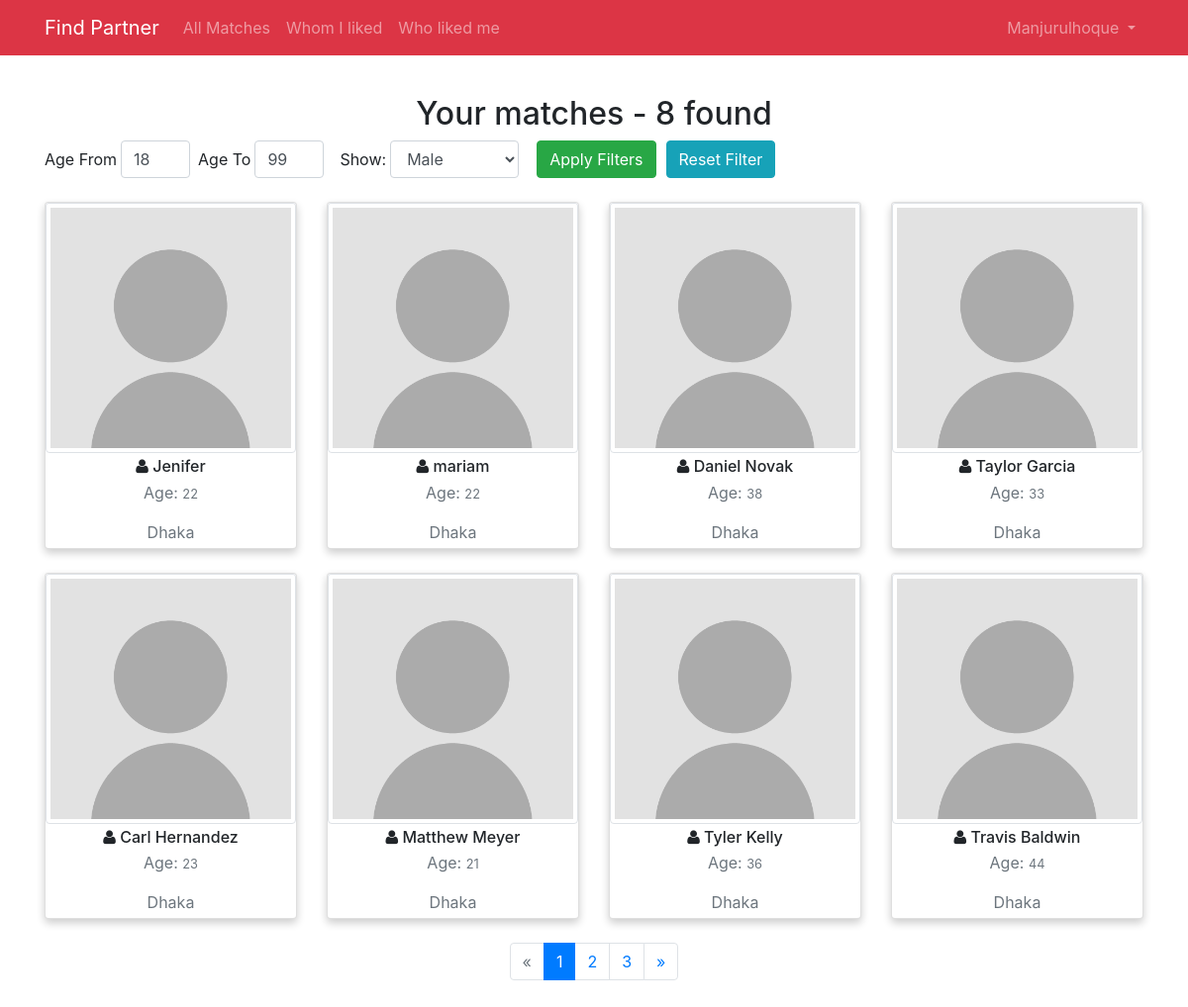
Screenshot of /matches (signed in) with the database file from the repository.
### accounts/models.py (models this page shows, shortened)
class User(AbstractUser):
    username = models.CharField(max_length=256, blank=False)
    email = models.EmailField(unique=True, blank=False)
    gender = models.CharField(max_length=10, blank=False)
    age = models.IntegerField(blank=False)
    dob = models.DateField(blank=True, null=True)
    about = models.TextField(blank=True, null=True)
    looking_for = models.TextField(blank=True, null=True)
    interests = models.TextField(blank=True, null=True)
    city = models.CharField(max_length=50, blank=True, null=True)
    country = models.CharField(max_length=60, blank=True, null=True)
    created_at = models.DateTimeField(auto_now_add=True, auto_now=False)
    updated_at = models.DateTimeField(default=django.utils.timezone.now, blank=True)
    profile_picture = models.ImageField(null=True,
                                        blank=True,
                                        upload_to='photos',
                                        default='images/user.png',
                                        verbose_name="profile picture"
                                        )
    USERNAME_FIELD = 'email'
    REQUIRED_FIELDS = ['username', 'gender', 'age']

### app/views.py (the view)
# urls.py: path('matches', login_required(MatchesListView.as_view(), login_url='/login'), name='matches'),
class MatchesListView(ListView):
    model = User
    context_object_name = "matches"
    template_name = 'matches.html'
    paginate_by = 8
    def get_queryset(self):
        if self.request.user.gender == "male":
            gender = "female"
        else:
            gender = "male"
        return User.objects.filter(gender=gender)

### app/templatetags/is_liked_by_me.py (called while the page is built)
@register.simple_tag(name='is_liked_by_me')
def is_liked_by_me(member, user):
    liked = Like.objects.filter(member=member, user=user)
    if liked:
        return True
    else:
        return False

### templates/matches.html (shortened to what this page needs)
{% extends 'layouts/app.html' %}
{% block content %}
    {% load static %}
    {% load is_liked_by_me %}
    <div class="container mt-3">
        <div class="text-center mt-3">
            <h2>Your matches - {{ matches.count }} found</h2>
        </div>
        <form class="form-inline" action="{% url 'app:filter' %}" method="get">
            <div class="form-group">
                <label for="minAge">Age From</label>
                <input type="number" class="form-control ml-1" style="width: 70px" value="18" id="minAge" name="minAge">
            </div>
            <div class="form-group px-2">
                <label for="maxAge">Age To</label>
                <input type="number" class="form-control ml-1" style="width: 70px" value="99" id="maxAge" name="maxAge">
            </div>
            <div class="form-group px-2">
                <label for="gender">Show: </label>
                <select class="form-control ml-1" style="width: 130px" id="gender" name="gender">
                    <option value="male">Male</option>
                </select>
            </div>
            <button type="submit" class="btn btn-success" style="margin-left:10px">Apply Filters</button>
            <button type="reset" class="btn btn-info" style="margin-left:10px">
                Reset Filter
            </button>
        </form>
        <br>
        <div class="row">
            {% for match in matches %}
                <div class="col-md-3">
                    <div class="card mb-4">
                        <div class="card-img-wrapper">
                            <img class="card-img-top img-thumbnail" src="{% static "images/user.png" %}" alt="">
                                    {% is_liked_by_me match request.user as is_liked %}
                        </div>
                        <div class="card-body p-1">
                            <h6 class="card-title text-center mb-1"><i class="fa fa-user"></i>
                                {{ match.username }}
                            </h6>
                            <p class="card-text text-muted text-center">Age:
                                <small>{{ match.age }}</small>
                            </p>
                            <p class="card-text text-muted text-center">Dhaka</p>
                        </div>
                    </div>
                </div>
            {% endfor %}
        </div>
        <div class="row justify-content-center">
            {% if is_paginated %}
                <nav>
                    <ul class="pagination">
                        {% if page_obj.has_previous %}
                            <li class="page-item">
                                <a class="page-link" href="?page={{ page_obj.previous_page_number }}">&laquo;</a>
                            </li>
                        {% else %}
                            <li class="page-item disabled"><span class="page-link">&laquo;</span></li>
                        {% endif %}
                        {% for i in page_obj.paginator.page_range %}
                            {% if page_obj.number == i %}
                                <li class="page-item active">
                                    <a class="page-link" href="#">
                                        {{ i }} <span class="sr-only">(current)</span>
                                    </a>
                                </li>
                            {% else %}
                                <li class="page-item">
                                    <a class="page-link" href="?page={{ i }}">{{ i }}</a>
                                </li>
                            {% endif %}
                        {% endfor %}
                        {% if page_obj.has_next %}
                            <li class="page-item">
                                <a class="page-link" href="?page={{ page_obj.next_page_number }}">&raquo;</a>
                            </li>
                        {% else %}
                            <li class="page-item disabled"><span>&raquo;</span></li>
                        {% endif %}
                    </ul>
                </nav>
            {% endif %}
        </div>
    </div>
{% endblock %}

### templates/layouts/app.html (shortened to what this page needs)
<!DOCTYPE html>
<html>
<head>
    {% load staticfiles %}
    <link href="{% static 'css/bootstrap.css' %}" rel="stylesheet">
    <link href="{% static 'css/font-awesome.min.css' %}" rel="stylesheet">
    <link href="https://cdnjs.cloudflare.com/ajax/libs/ekko-lightbox/5.3.0/ekko-lightbox.css" rel="stylesheet">
    <link href="{% static 'css/style.css' %}" rel="stylesheet">
</head>
<body>
<div id="app">
    <nav class="navbar navbar-expand-md navbar-dark bg-danger">
        <div class="container">
            <a class="navbar-brand" href="/">
                Find Partner
            </a>
            <div class="collapse navbar-collapse" id="navbarSupportedContent">
                {% if request.user.is_authenticated %}
                    <ul class="navbar-nav mr-auto">
                        <li class="nav-item">
                            <a class="nav-link" href="{% url 'app:matches' %}">All Matches</a>
                        </li>
                        <li class="nav-item">
                            <a class="nav-link" href="{% url 'app:whom_i_liked' %}">Whom I liked</a>
                        </li>
                        <li class="nav-item">
                            <a class="nav-link" href="{% url 'app:liked_me' %}">Who liked me</a>
                        </li>
                    </ul>
                {% endif %}
                <ul class="navbar-nav ml-auto">
                    {% if not request.user.is_authenticated %}
                        <li class="nav-item">
                            <a class="nav-link" href="{% url 'accounts:login' %}">Login</a>
                        </li>
                        <li class="nav-item">
                            <a class="nav-link" href="{% url 'accounts:register' %}">Register</a>
                        </li>
                    {% else %}
                        <li class="nav-item dropdown">
                            <a id="navbarDropdown" class="nav-link dropdown-toggle" href="#" role="button"
                               data-toggle="dropdown" aria-haspopup="true" aria-expanded="false">
                                {{ request.user.username|capfirst }}
                            </a>
                        </li>
                    {% endif %}
                </ul>
            </div>
        </div>
    </nav>
    <main class="py-4">
        {% block content %}
        {% endblock %}
    </main>
</div>
</body>
</html>

### static/css/style.css (style rules this page uses)
.card { box-shadow: 0 4px 8px 0 rgba(0, 0, 0, 0.2); transition: 0.3s; }
.card img { transform: scale(1.0, 1.0); transition-duration: 500ms; transition-timing-function: ease-out; }
.card-img-wrapper { overflow: hidden; position: relative; }

### rows the page displays
User: user.username "Manjurulhoque"
User: username "Jenifer", age "22"
User: username "mariam", age "22"
User: username "Daniel Novak", age "38"
User: username "Taylor Garcia", age "33"
User: username "Carl Hernandez", age "23"
User: username "Matthew Meyer", age "21"
User: username "Tyler Kelly", age "36"
User: username "Travis Baldwin", age "44"

### other values shown
{{ matches.count }} "8"
{{ i }} "1"
{{ i }} "2" "3"
